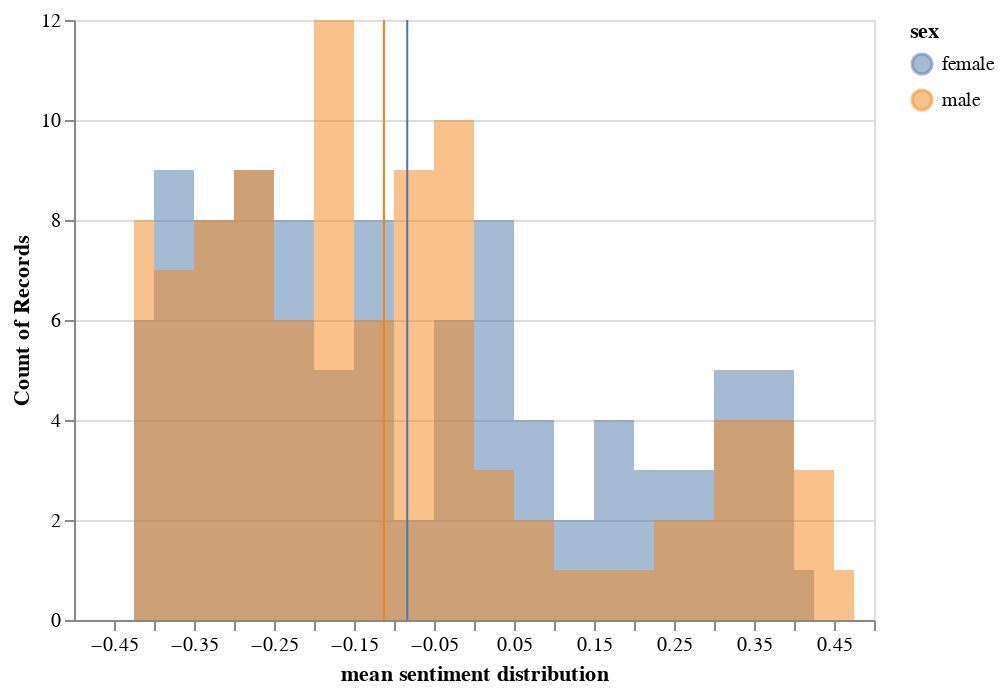

The code cell stored with this chart in its notebook:
### Markdown cell above
## Sentiment by sex

### Code cell
source = free_grouped_score
hist_free_sex_com = alt.Chart(source).mark_area(
    opacity=0.5,
    interpolate='step'
).encode(
    alt.X('sentimentScore:Q', bin=alt.Bin(maxbins=30), title='mean sentiment distribution'),
    alt.Y('count()',  stack=None),
    alt.Color('sex'))

rule = alt.Chart(source).mark_rule(color='red').encode(
    x=alt.X('sentimentScore:Q', aggregate='mean'),
    color=alt.Color('sex'))

hist_free_sex_com = hist_free_sex_com + rule
hist_free_sex_com

### Figure 1 — Vega-Lite specification as saved in the notebook (floating-point values rounded to 4 significant figures; data arrays with more than 128 entries replaced by an {"elided": "..."} marker saying what was removed)
{"config": {"view": {"continuousWidth": 400, "continuousHeight": 300}}, "layer": [{"mark": {"type": "area", "interpolate": "step", "opacity": 0.5}, "encoding": {"color": {"type": "nominal", "field": "sex"}, "x": {"type": "quantitative", "bin": {"maxbins": 30}, "field": "sentimentScore", "title": "mean sentiment distribution"}, "y": {"type": "quantitative", "aggregate": "count", "stack": null}}}, {"mark": {"type": "rule", "color": "red"}, "encoding": {"color": {"type": "nominal", "field": "sex"}, "x": {"type": "quantitative", "aggregate": "mean", "field": "sentimentScore"}}}], "data": {"name": "data-43431576dbf9d42a331bcd71066e977f"}, "$schema": "https://vega.github.io/schema/vega-lite/v4.8.1.json", "datasets": {"data-43431576dbf9d42a331bcd71066e977f": {"elided": "192 records"}}}
